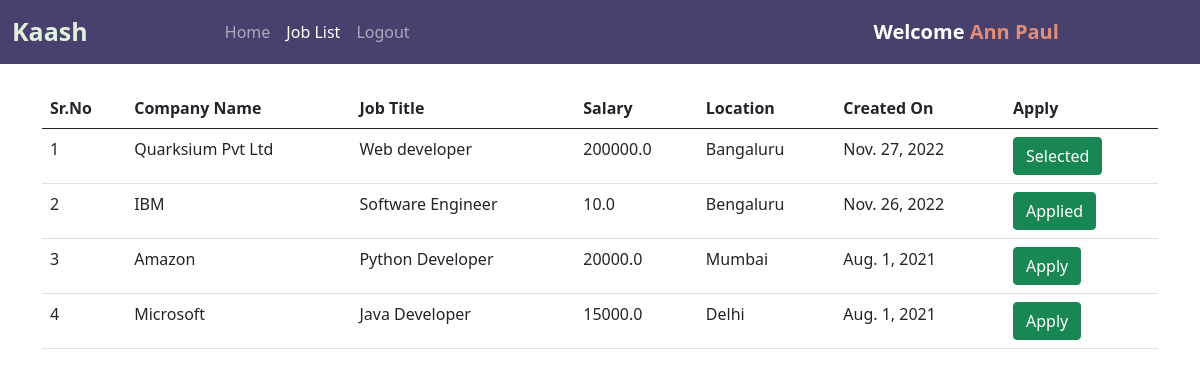
Before: /all_jobs/ (signed in) with the older database file.
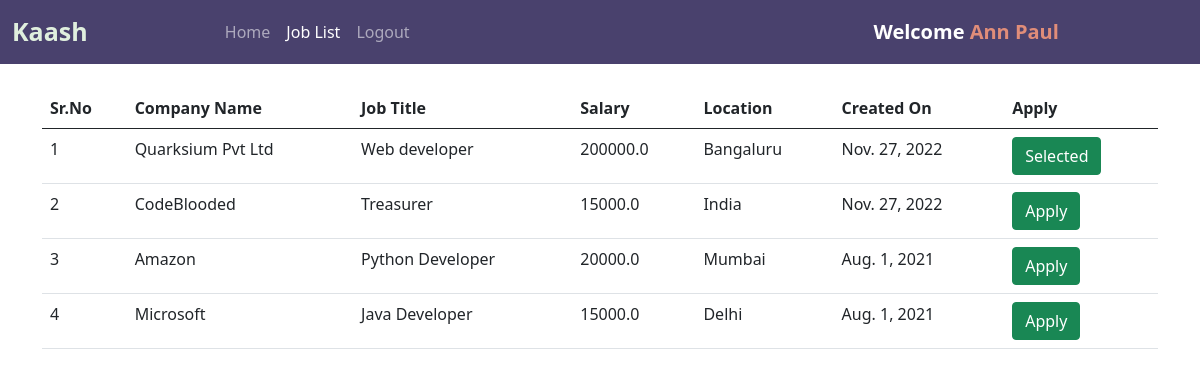
After: the same page with the newer database file.
### jobs/models.py (models this page shows, shortened)
class Job(models.Model):
    company = models.ForeignKey(Company, on_delete=models.CASCADE)
    start_date = models.DateField()
    end_date = models.DateField()
    title = models.CharField(max_length=200)
    salary = models.FloatField()
    image = models.ImageField(upload_to="")
    description = models.TextField(max_length=400)
    experience = models.CharField(max_length=100)
    location = models.CharField(max_length=100)
    skills = models.CharField(max_length=200)
    creation_date = models.DateField()

class Company(models.Model):
    user = models.ForeignKey(User, on_delete=models.CASCADE)
    phone = models.CharField(max_length=10)
    image = models.ImageField(upload_to="")
    type = models.CharField(max_length=15)
    status = models.CharField(max_length=20)
    company_name = models.CharField(max_length=100)

### jobs/views.py (the view)
# urls.py: path("all_jobs/", views.all_jobs, name="all_jobs"),
def all_jobs(request):
    jobs = Job.objects.all().order_by('-start_date')
    applicant = Applicant.objects.get(user=request.user)
    apply = Application.objects.filter(applicant=applicant, status=0)
    selected = Application.objects.filter(applicant=applicant, status=1)
    rejected = Application.objects.filter(applicant=applicant, status=-1)
    applied_data = []
    for i in apply:
        applied_data.append(i.job.id)
    selected_data = []
    for i in selected:
        selected_data.append(i.job.id)
    rejected_data = []
    for i in rejected:
        rejected_data.append(i.job.id)
    return render(request, "all_jobs.html", {'jobs': jobs, 'applied_data': applied_data, 'selected_data': selected_data, 'rejected_data': rejected_data})

### jobs/templates/all_jobs.html (shortened to what this page needs)
{% extends 'user_navbar.html' %}
{% block job_list %} active {% endblock %}
{% block body %}
<div class="container mt-4">
<table class="table table-hover" id="example">
    <thead>
        <tr>
            <th>Sr.No</th>
            <th>Company Name</th>
            <th>Job Title</th>
            <th>Salary</th>
            <th>Location</th>
            <th>Created On</th>
            <th>Apply</th>
        </tr>
    </thead>
    <tbody>
        {% for job in jobs %}
        <tr>
            <td>{{forloop.counter}}</td>
            <td>{{job.company.company_name}}</td>
            <td>{{job.title}}</td>
            <td>{{job.salary}}</td>
            <td>{{job.location}}</td>
            <td>{{job.creation_date}}</td>
            {% if job.id in applied_data %}
            <td><a class="btn btn-success">Applied</a></td>
            {% elif job.id in selected_data %}
            <td><a class="btn btn-success">Selected</a></td>
            {% elif job.id in rejected_data %}
            <td>Rejected</td>
            {% else %}
            <td><a href="/job_detail/{{job.id}}/" class="btn btn-success">Apply</a></td>
            {% endif %}
        </tr>
        {% endfor %}
    </tbody>
</table>
</div>
{% endblock %}

### jobs/templates/user_navbar.html (shortened to what this page needs)
<!doctype html>
<html lang="en">
<head>
  <link href="https://cdn.jsdelivr.net/npm/bootstrap@5.0.2/dist/css/bootstrap.min.css" rel="stylesheet"
>
  <link rel="stylesheet" href="https://cdnjs.cloudflare.com/ajax/libs/font-awesome/5.15.3/css/all.min.css">
</head>
<body>
  <nav class="navbar navbar-expand-lg navbar-dark sticky-top">
    <div class="container-fluid">
    <a class="navbar-brand" href="/"><span class="head1">Kaash</span></a>
      <div class="container w-75">
        <div class="collapse navbar-collapse" id="navbarSupportedContent">
          <ul class="navbar-nav me-auto mb-2 mb-lg-0">
            <li class="nav-item active">
              <a class="nav-link {% block home %}{% endblock %}" aria-current="page" href="/user_homepage/">Home</a>
            </li>
            <li class="nav-item">
              <a class="nav-link {% block job_list %}{% endblock %}" href="/all_jobs/">Job List</a>
            </li>
            <li class="nav-item">
              <a class="nav-link" href="/logout/">Logout</a>
            </li>
          </ul>
          <a class="navbar-brand ms-auto"
          style="font-weight: bold;" href="#">Welcome <span style = "color: #e08d79ff;">{{request.user.get_full_name}}</span></a>
        </div>
      </div>
      </div>
  </nav>
  {% block body %}
  {% endblock %}
</body>
</html>
</html>

### jobs/templates/user_navbar.html (style rules this page uses)
.navbar { background-color: #49416dff; }
.head1 { color: #e0efdeff; font-size: 25px; font-weight: bold; height: 50px; }

Changed rows visible on the page:
removed Job: company.company_name "IBM", title "Software Engineer", salary "10.0", location "Bengaluru", creation_date "Nov. 26, 2022", shows "Applied"
added Job: company.company_name "CodeBlooded", title "Treasurer", salary "15000.0", location "India", creation_date "Nov. 27, 2022"
